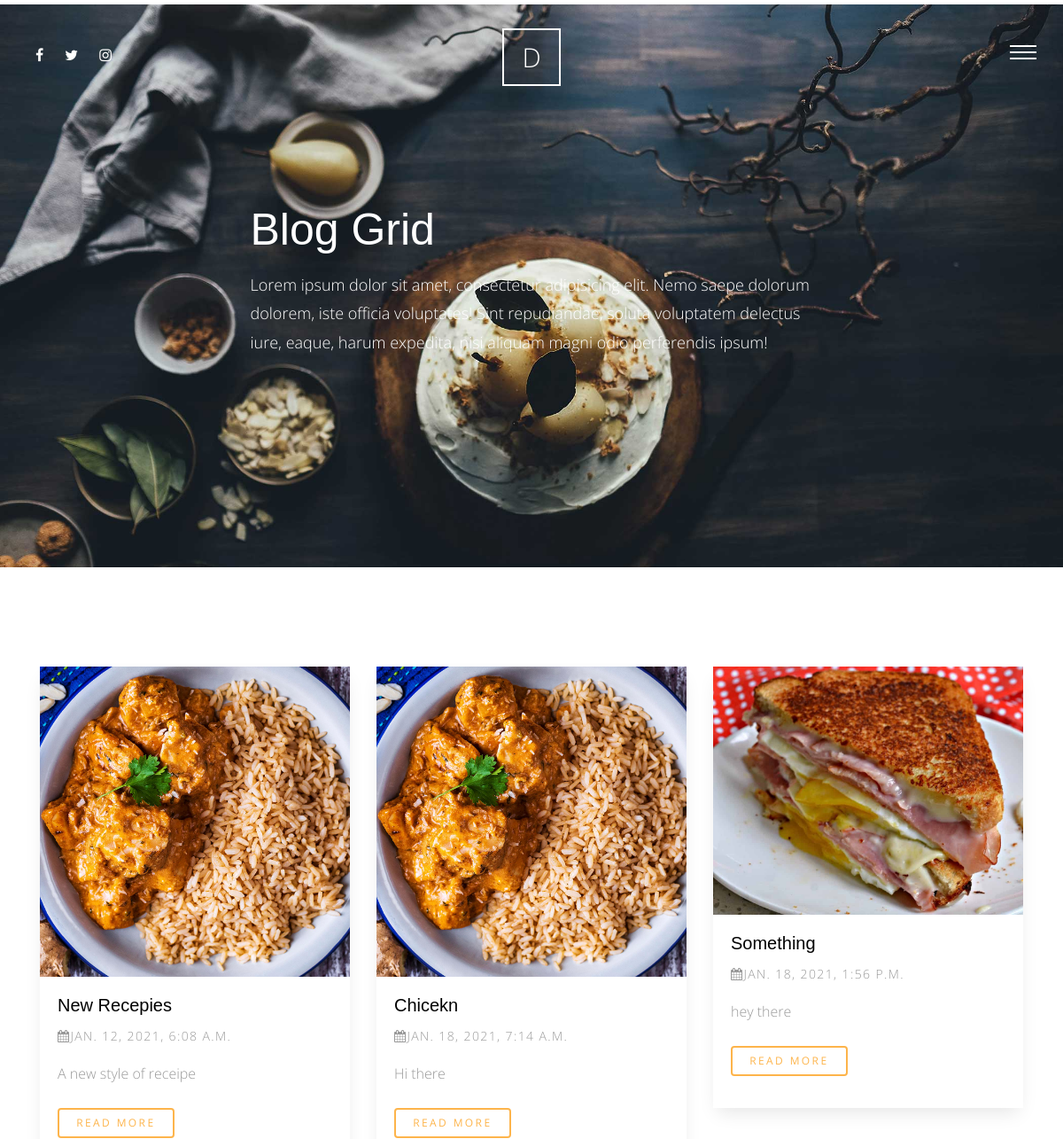
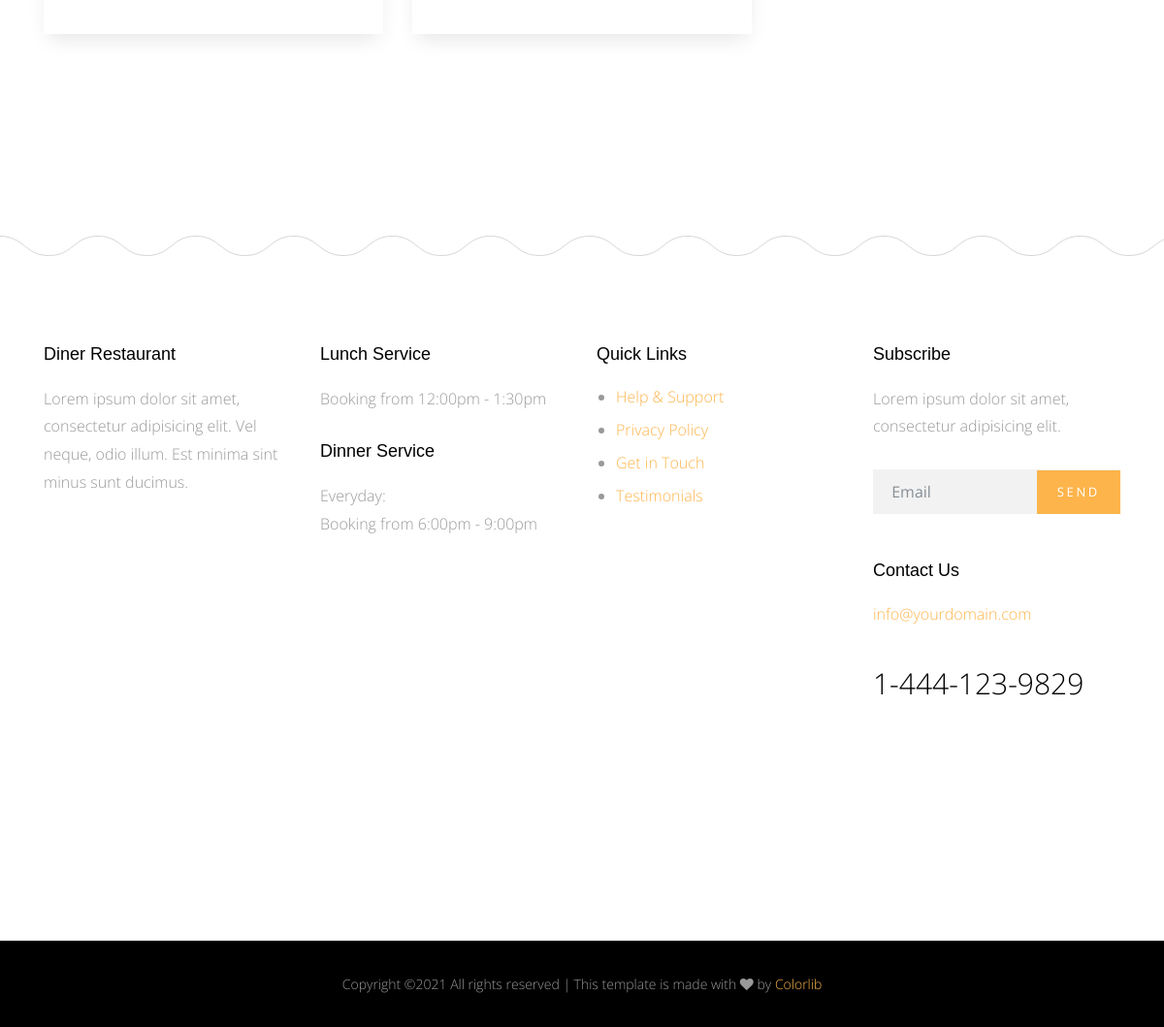
The page /blog/category=cooking on the database its author committed (2 pictures, top to bottom).
### blog/models.py (models this page shows)
class Post(models.Model):
    title = models.CharField(max_length=50)
    content = models.TextField()
    author = models.ForeignKey(User , on_delete=models.CASCADE)
    image = models.ImageField(upload_to='blog/', blank=True,null=True)
    tags = TaggableManager(blank=True)
    category = models.ForeignKey('Category' , null=True, on_delete=models.SET_NULL)
    created = models.DateTimeField(default=timezone.now)
    def __str__(self):
        return self.title

### blog/views.py (the view)
# urls.py: path('category=<slug:category>',views.post_by_category,name="post_by_category"),
def post_by_category(request,category):
    post_by_category = Post.objects.filter(category__category_name=category)
    context={
        'post_list':post_by_category,
    }
    return render(request, "blog/post_list.html",context)

### blog/templates/blog/post_list.html (shortened to what this page needs)
{% extends 'base.html' %}
{% load static %}
{% block body %}
<div class="main-wrap">
    <div class="cover_1 cover_sm">
      <div class="img_bg" style="background-image:url({% static 'site_static/img/slider-1.jpg' %})" data-stellar-background-ratio="0.5">
        <div class="container">
          <div class="row align-items-center justify-content-center">
            <div class="col-md-7" data-aos="fade-up">
              <h2 class="heading">Blog Grid</h2>
              <p class="lead">Lorem ipsum dolor sit amet, consectetur adipisicing elit. Nemo saepe dolorum dolorem, iste officia voluptates! Sint repudiandae, soluta voluptatem delectus iure, eaque, harum expedita, nisi aliquam magni odio perferendis ipsum!</p>
            </div>
          </div>
        </div>
      </div>
    </div>
   <div class="section">
      <div class="container">
        <div class="row mb-5">
          {% for post in post_list%}
            <div class="col-md-4">
                <div class="media d-block media-bg-white mb-5" data-aos="fade-up"  data-aos-delay="400">
                <figure>
                    <a href="blog-single.html"><img src="{{post.image.url}}" alt="Image placeholder" class="img-fluid"></a>
                </figure>
                <div class="media-body">
                    <h3><a href="{% url 'blog:post_detail' post.id %}">{{post}}</a></h3>
                    <p class="post-meta"><span><span class="fa fa-calendar"></span>{{post.created}}</span></p>
                    <p class="mb-4">{{post.content|truncatewords:20}}</p>
                    <p><a href="{% url 'blog:post_detail' post.id %}" class="btn btn-primary btn-outline-primary btn-sm">Read More</a></p>
                </div>
                </div>
            </div>
            {% endfor %}
        </div>
    </div>
  </div>
{% endblock body %}

### templates/base.html (shortened to what this page needs)
{% load static %}
<!doctype html>
<html lang="en">
  <head>
    <link rel="stylesheet" href="{% static 'site_static/css/bootstrap.css' %}">
    <link rel="stylesheet" href="{% static 'site_static/css/animate.css' %}">
    <link rel="stylesheet" href="{% static 'site_static/css/owl.carousel.min.css' %}">
    <link rel="stylesheet" href="{% static 'site_static/css/magnific-popup.css' %}">
    <link rel="stylesheet" href="{% static 'site_static/css/aos.css' %}">
    <link rel="stylesheet" href="{% static 'site_static/css/bootstrap-datepicker.css' %}">
    <link rel="stylesheet" href="{% static 'site_static/css/jquery.timepicker.css' %}">
    <link rel="stylesheet" href="{% static 'site_static/fonts/ionicons/css/ionicons.min.css' %}">
    <link rel="stylesheet" href="{% static 'site_static/fonts/fontawesome/css/font-awesome.min.css' %}">
    <link rel="stylesheet" href="{% static 'site_static/fonts/flaticon/font/flaticon.css' %}">
    <link rel="stylesheet" href="{% static 'site_static/css/style.css' %}">
  </head>
  <body>
    <div class="site-wrap">
      <header class="site-header">
        <div class="row align-items-center">
          <div class="col-5 col-md-3">
             <ul class="list-unstyled social">
              <li><a href="#"><span class="fa fa-facebook"></span></a></li>
              <li><a href="#"><span class="fa fa-twitter"></span></a></li>
              <li><a href="#"><span class="fa fa-instagram"></span></a></li>
            </ul>
          </div>
          <div class="col-2 col-md-6 text-center">
            <a href="index.html" class="site-logo">D</a>
          </div>
          <div class="col-5 col-md-3 text-right menu-burger-wrap">
            <a href="#" class="site-nav-toggle js-site-nav-toggle"><i></i></a>
          </div>
        </div>
      </header>
      {% block body %}
      {% endblock body %}
      <footer>
        <div class="site-footer">
          <div class="container">
            <div class="row small-gutters mb-5">
              <div class="col-md-6 col-lg-3 mb-5" data-aos="fade" data-aos-delay="100">
                <div class="footer-widget">
                  <h3>Diner Restaurant</h3>
                  <p>Lorem ipsum dolor sit amet, consectetur adipisicing elit. Vel neque, odio illum. Est minima sint minus sunt ducimus.</p>
                </div>
              </div>
              <div class="col-md-6 col-lg-3 mb-5" data-aos="fade" data-aos-delay="200">
                <div class="footer-widget">
                  <h3>Lunch Service</h3>
                  <p>Booking from 12:00pm - 1:30pm</p>
                  <h3>Dinner Service</h3>
                  <p>Everyday: <br> Booking from 6:00pm - 9:00pm</p>
                </div>
              </div>
              <div class="col-md-6 col-lg-3 mb-5" data-aos="fade" data-aos-delay="300">
                <div class="footer-widget">
                  <h3>Quick Links</h3>
                  <ul>
                    <li><a href="#">Help &amp; Support</a></li>
                    <li><a href="#">Privacy Policy</a></li>
                    <li><a href="#">Get in Touch</a></li>
                    <li><a href="#">Testimonials</a></li>
                  </ul>
                </div>
              </div>
              <div class="col-md-6 col-lg-3 mb-5" data-aos="fade" data-aos-delay="400">
                <div class="footer-widget footer-contact-widget">
                  <h3>Subscribe</h3>
                  <p>Lorem ipsum dolor sit amet, consectetur adipisicing elit.</p>
                  <form action="" class="form-subscribe mb-5">
                    <div class="form-group form-field">
                      <input type="submit" value="Send" class="btn btn-primary">
                      <input type="text" class="form-control" placeholder="Email">
                    </div>
                  </form>
                  <h3>Contact Us</h3>
                  <p class="contact-email">info@yourdomain.com</p>
                  <p class="contact-phone">1-444-123-9829</p>
                </div>
              </div>
            </div>
          </div>
        </div>
      </footer>
      <div class="site-footer-copyright">
        <div class="container">
          <div class="row">
             <p class="footer-text col-md-12">
Copyright &copy;<script>document.write(new Date().getFullYear());</script> All rights reserved | This template is made with <i class="fa fa-heart" aria-hidden="true"></i> by <a href="https://colorlib.com" target="_blank">Colorlib</a>
</p>
          </div>
        </div>
      </div>
    </div>
  </body>
</html>

### static/site_static/css/style.css (style rules this page uses)
html { overflow-x: hidden; }
body { background: #fff; font-family: "Open Sans", cursive; font-size: 16px; line-height: 1.8; font-weight: 300; color: #999999; }
a { -webkit-transition: .3s all ease; -o-transition: .3s all ease; transition: .3s all ease; text-decoration: none; }
h1, h2, h3, h4, h5 { color: #000; font-family: "Playfair Display", Arial, sans-serif; }
h1 a, h2 a, h3 a, h4 a, h5 a { color: #000; }
.btn, .form-control { outline: none; }
.btn { font-size: 13px; text-transform: uppercase; letter-spacing: .2em; }
.btn.btn-primary { color: #fff; border-width: 2px; }
.btn.btn-sm { font-size: 12px; }
.btn.btn-outline-primary { border-width: 2px; color: #fdb44b; }
.site-header { padding: 3em 30px; position: absolute; top: 0; z-index: 100; width: 100%; }
.site-header .site-logo { line-height: 0; padding: 10px 20px; border: 2px solid #fff; color: #fff; font-size: 30px; }
.site-header .social li { display: inline-block; }
.site-header .social li a { color: #fff; padding: 0 10px; }
.media h3 { font-size: 20px; margin-bottom: 10px; }
.media .post-meta { font-size: 14px; letter-spacing: .1em; text-transform: uppercase; }
.media.media-bg-white { -webkit-box-shadow: 0 10px 20px -5px rgba(0, 0, 0, 0.1); box-shadow: 0 10px 20px -5px rgba(0, 0, 0, 0.1); }
.media.media-bg-white figure { margin-bottom: 0; }
.media.media-bg-white .media-body { padding: 20px; background: #fff; }
.site-footer { background: url("../img/curve_line.svg") repeat-x top left; padding: 7em 0; }
.site-footer .footer-widget h3 { font-size: 18px; margin-bottom: 20px; }
.site-footer .footer-widget p { margin-bottom: 30px; }
.site-footer .footer-widget ul { padding-left: 20px; }
.site-footer .footer-widget ul li { line-height: 1.5; margin-bottom: 10px; }
.site-footer-copyright { background: #000; padding: 2em 0; text-align: center; }
.site-footer-copyright p { font-size: 14px; }
.site-footer-copyright p:last-child { margin-bottom: 0; }
.footer-contact-widget .contact-email { color: #fdb44b; }
.footer-contact-widget .contact-phone { font-size: 30px; color: #000; }
.lead { font-size: 16px; }
.form-subscribe .form-group { position: relative; }
.form-subscribe .form-group input[type="email"], .form-subscribe .form-group input[type="text"] { -webkit-box-shadow: none !important; box-shadow: none !important; background: #f2f2f2; border: none; border-radius: 0 !important; padding-right: 100px; }
.form-subscribe .form-group input[type="submit"] { position: absolute; right: 0; top: 1px; border-radius: 0 !important; outline: none; -webkit-box-shadow: none !important; box-shadow: none !important; }
.menu-burger-wrap { position: relative; }
.site-nav-toggle { width: 30px; height: 30px; cursor: pointer; text-decoration: none; position: relative; top: -15px; z-index: 21; display: block !important; float: right; right: 0; display: none; border-bottom: none !important; }
.site-nav-toggle i { position: relative; display: -moz-inline-stack; display: inline-block; zoom: 1; *display: inline; width: 30px; height: 2px; font: bold 14px/.4 Helvetica; text-transform: uppercase; text-indent: -55px; background: #fff; -webkit-transition: all .2s ease-out; -o-transition: all .2s ease-out; transition: all .2s ease-out; }
.site-nav-toggle i:before, .site-nav-toggle i:after { content: ''; width: 30px; height: 2px; background: #fff; position: absolute; left: 0; -webkit-transition: 0.2s; -o-transition: 0.2s; transition: 0.2s; }
.site-nav-toggle i:before { top: -7px; }
.site-nav-toggle i:after { bottom: -7px; }
.section { padding: 7em 0; }
.cover_1 { position: relative; }
.cover_1 .lead { color: #fff; font-size: 18px; }
.cover_1 .img_bg { background-repeat: no-repeat; background-size: cover !important; background-position: center center; }
.cover_1 .img_bg, .cover_1 .img_bg > .container > .row { min-height: 700px; height: 100vh; }
.cover_1.cover_sm .img_bg, .cover_1.cover_sm .img_bg > .container > .row { min-height: 600px; height: 80vh; }
.cover_1 .heading { color: white; font-weight: 300; font-size: 30px; line-height: 1.5; }
@media (min-width: 768px) { .cover_1 .heading { font-size: 50px; line-height: 1.5; } }
.small-gutters { margin-right: -15px; margin-left: -15px; }
.small-gutters > [class*="col-"] { padding-right: 15px; padding-left: 15px; }

### rows shown on the page
Post: image (picture), title "New Recepies", created "JAN. 12, 2021, 6:08 A.M.", content "A new style of receipe"
Post: image (picture), title "Chicekn", created "JAN. 18, 2021, 7:14 A.M.", content "Hi there"
Post: image (picture), title "Something", created "JAN. 18, 2021, 1:56 P.M.", content "hey there"
